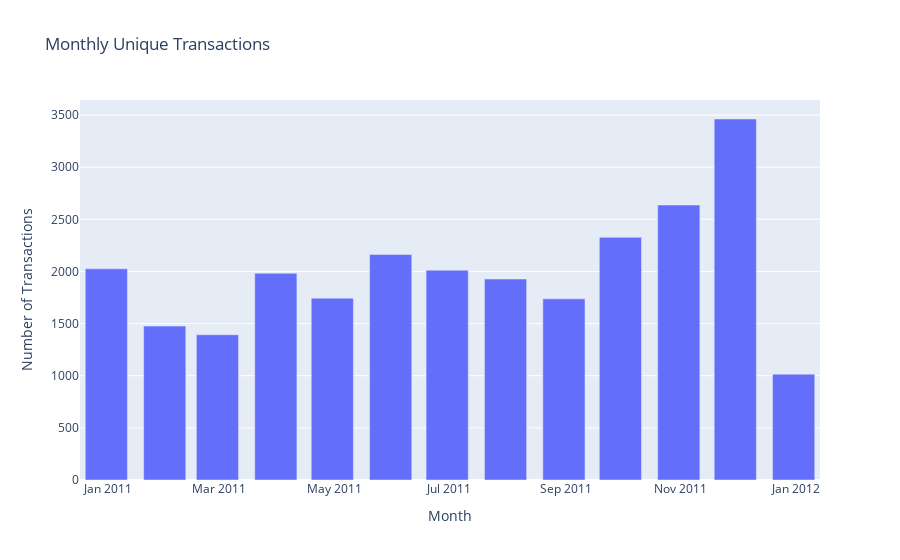

Notebook cell for this chart:
### Markdown cell above
Experimenting with different data and charts to have a better understanding.
The following chart is a monthly breakdown for transaction in a bar chart.

### Code cell
monthly_transactions = (
    df.resample('M', on='InvoiceDate')['InvoiceNo']
      .nunique()
      .reset_index()
)
monthly_transactions.columns = ['Month', 'UniqueTransactions']


fig = px.bar(
    monthly_transactions,
    x='Month',
    y='UniqueTransactions',
    title='Monthly Unique Transactions',
    labels={'UniqueTransactions': 'Number of Transactions', 'Month': 'Month'}
)
fig.update_xaxes(
    tickformat="%b %Y",
)
fig.show()

### Figure 1 — Plotly figure (JSON) as saved in the notebook; plotly's stock layout.template omitted (floating-point values rounded to 4 significant figures)
{"data": [{"alignmentgroup": "True", "hovertemplate": "Month=%{x}<br>Number of Transactions=%{y}<extra></extra>", "legendgroup": "", "marker": {"color": "#636efa", "pattern": {"shape": ""}}, "name": "", "offsetgroup": "", "orientation": "v", "showlegend": false, "textposition": "auto", "type": "bar", "x": ["2010-12-31T00:00:00", "2011-01-31T00:00:00", "2011-02-28T00:00:00", "2011-03-31T00:00:00", "2011-04-30T00:00:00", "2011-05-31T00:00:00", "2011-06-30T00:00:00", "2011-07-31T00:00:00", "2011-08-31T00:00:00", "2011-09-30T00:00:00", "2011-10-31T00:00:00", "2011-11-30T00:00:00", "2011-12-31T00:00:00"], "xaxis": "x", "y": [2025, 1476, 1393, 1983, 1744, 2162, 2012, 1927, 1737, 2327, 2637, 3462, 1015], "yaxis": "y"}], "layout": {"barmode": "relative", "legend": {"tracegroupgap": 0}, "title": {"text": "Monthly Unique Transactions"}, "xaxis": {"anchor": "y", "domain": [0, 1], "tickformat": "%b %Y", "title": {"text": "Month"}}, "yaxis": {"anchor": "x", "domain": [0, 1], "title": {"text": "Number of Transactions"}}}}
